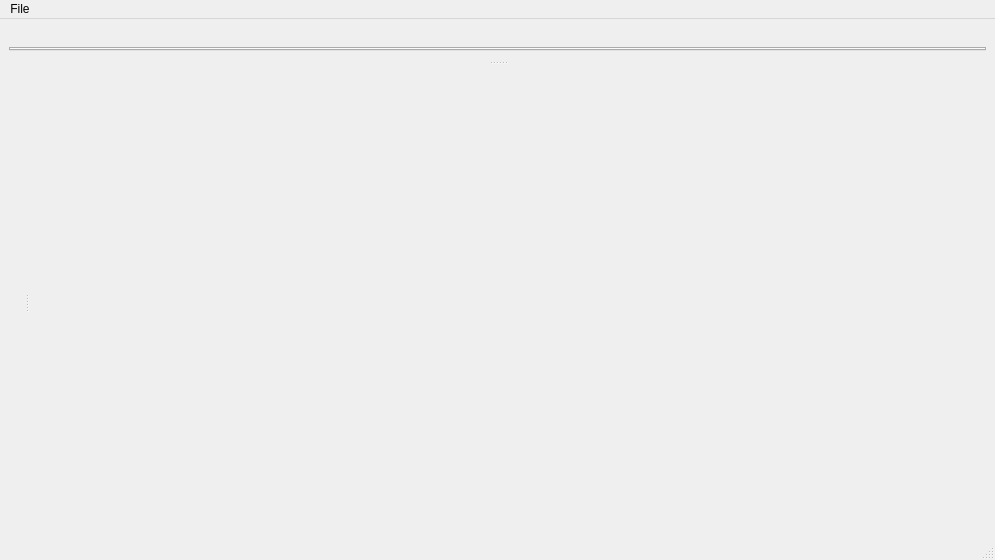
<?xml version="1.0" encoding="UTF-8"?>
<ui version="4.0">
 <class>MainWindow</class>
 <widget class="QMainWindow" name="MainWindow">
  <property name="geometry">
   <rect>
    <x>0</x>
    <y>0</y>
    <width>995</width>
    <height>560</height>
   </rect>
  </property>
  <property name="windowTitle">
   <string>MainWindow</string>
  </property>
  <property name="styleSheet">
   <string notr="true"/>
  </property>
  <widget class="QWidget" name="centralwidget">
   <layout class="QGridLayout" name="gridLayout_9">
    <item row="0" column="0">
     <widget class="QStackedWidget" name="mainStackedWidget">
      <widget class="QWidget" name="page"/>
      <widget class="QWidget" name="page_2"/>
     </widget>
    </item>
   </layout>
  </widget>
  <widget class="QMenuBar" name="menubar">
   <property name="geometry">
    <rect>
     <x>0</x>
     <y>0</y>
     <width>995</width>
     <height>22</height>
    </rect>
   </property>
   <widget class="QMenu" name="menuFile">
    <property name="title">
     <string>File</string>
    </property>
    <addaction name="openFileAction"/>
    <addaction name="saveFileAction"/>
   </widget>
   <addaction name="menuFile"/>
  </widget>
  <widget class="QStatusBar" name="statusbar"/>
  <widget class="QDockWidget" name="normalizationDock">
   <property name="toolTip">
    <string/>
   </property>
   <property name="toolTipDuration">
    <number>-1</number>
   </property>
   <property name="whatsThis">
    <string/>
   </property>
   <property name="styleSheet">
    <string notr="true"/>
   </property>
   <property name="features">
    <set>QDockWidget::NoDockWidgetFeatures</set>
   </property>
   <attribute name="dockWidgetArea">
    <number>4</number>
   </attribute>
   <widget class="QWidget" name="dockWidgetContents">
    <layout class="QHBoxLayout" name="horizontalLayout">
     <item>
      <widget class="QTabWidget" name="tabWidget">
       <property name="mouseTracking">
        <bool>false</bool>
       </property>
       <property name="focusPolicy">
        <enum>Qt::TabFocus</enum>
       </property>
       <property name="tabPosition">
        <enum>QTabWidget::North</enum>
       </property>
       <property name="tabShape">
        <enum>QTabWidget::Rounded</enum>
       </property>
       <property name="currentIndex">
        <number>-1</number>
       </property>
       <property name="usesScrollButtons">
        <bool>true</bool>
       </property>
       <property name="documentMode">
        <bool>false</bool>
       </property>
       <property name="tabsClosable">
        <bool>false</bool>
       </property>
       <property name="movable">
        <bool>false</bool>
       </property>
       <property name="tabBarAutoHide">
        <bool>false</bool>
       </property>
      </widget>
     </item>
    </layout>
   </widget>
  </widget>
  <widget class="QDockWidget" name="treeDock">
   <property name="features">
    <set>QDockWidget::NoDockWidgetFeatures</set>
   </property>
   <property name="allowedAreas">
    <set>Qt::LeftDockWidgetArea</set>
   </property>
   <attribute name="dockWidgetArea">
    <number>1</number>
   </attribute>
   <widget class="QWidget" name="dockWidgetContents_2"/>
  </widget>
  <action name="openFileAction">
   <property name="text">
    <string>Open</string>
   </property>
  </action>
  <action name="saveFileAction">
   <property name="text">
    <string>Close</string>
   </property>
  </action>
 </widget>
 <resources/>
 <connections/>
</ui>
